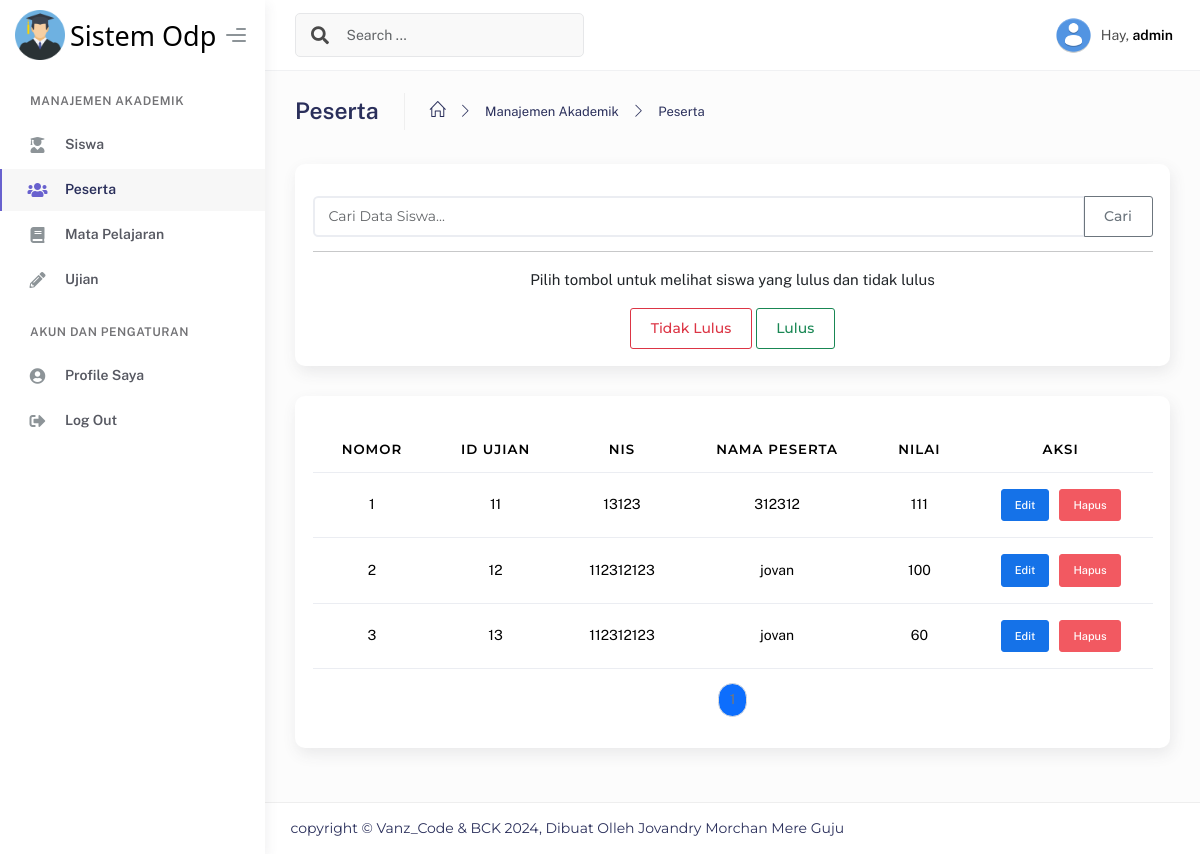
Page /pengguna/admin/peserta.php (signed in) on the committed database.
### tables this page shows
CREATE TABLE `peserta` (
  `id_ujian` int(12) NOT NULL,
  `peserta` varchar(20) NOT NULL,
  `nilai` int(20) NOT NULL
);

CREATE TABLE `siswa` (
  `nis` varchar(20) NOT NULL,
  `nama` varchar(50) NOT NULL,
  `alamat` varchar(100) NOT NULL
);

### pengguna/admin/peserta.php (the view, shortened to what this page needs)
<!DOCTYPE html>
<html lang="en">
<?php include 'fitur/head.php'; ?>
<body>
    <div class="wrapper">
        <?php include 'fitur/sidebar.php'; ?>
        <div class="main-panel">
            <?php include 'fitur/navbar.php'; ?>
            <div class="container">
                <div class="page-inner">
                    <?php include 'fitur/papan_halaman.php'; ?>
                    <div id="load_data">
                        <section class="section">
                            <div class="row">
                                <div class="col-lg-12">
                                    <div class="card">
                                        <div class="card-body text-center">
                                            <form method="GET" action="">
                                                <div class="input-group mt-3">
                                                    <input type="text" class="form-control"
                                                        placeholder="Cari Data Siswa..." name="search"
                                                        value="<?php echo isset($_GET['search']) ? htmlspecialchars($_GET['search']) : ''; ?>">
                                                    <button class="btn btn-outline-secondary"
                                                        type="submit">Cari</button>
                                                </div>
                                            </form>
                                            <hr>
                                            <p>Pilih tombol untuk melihat siswa yang lulus dan tidak lulus</p>
                                            <button class="btn btn-outline-danger" type="submit"
                                                onclick="filterStatus('tidak_lulus')">Tidak Lulus</button>
                                            <button class="btn btn-outline-success" type="submit"
                                                onclick="filterStatus('lulus')">Lulus</button>
                                        </div>
                                    </div>
                                </div>
                            </div>
                        </section>
                        <section class="section">
                            <div class="row">
                                <div class="col-lg-12">
                                    <div class="card">
                                        <div class="card-body" style="overflow-x: hidden;">
                                            <div style="overflow-x: auto;">
                                                <?php
                                                include '../../keamanan/koneksi.php';
                                                $search = isset($_GET['search']) ? $_GET['search'] : '';
                                                $status = isset($_GET['status']) ? $_GET['status'] : '';
                                                $page = isset($_GET['page']) ? (int)$_GET['page'] : 1;
                                                $limit = 10;
                                                $offset = ($page - 1) * $limit;
                                                $nilai_filter = $status === 'lulus' ? 'AND nilai >= 70' : ($status === 'tidak_lulus' ? 'AND nilai < 70' : '');
                                                $query = "
                                SELECT peserta.id_ujian, peserta.peserta, siswa.nama, peserta.nilai
                                FROM peserta
                                JOIN siswa ON peserta.peserta = siswa.nis
                                WHERE (peserta.id_ujian LIKE ? OR peserta.peserta LIKE ? OR siswa.nama LIKE ?)
                                $nilai_filter
                                LIMIT ?, ?";
                                                $stmt = $koneksi->prepare($query);
                                                $search_param = '%' . $search . '%';
                                                $stmt->bind_param("sssii", $search_param, $search_param, $search_param, $offset, $limit);
                                                $stmt->execute();
                                                $result = $stmt->get_result();
                                                $total_query = "
                                SELECT COUNT(*) as total
                                FROM peserta
                                JOIN siswa ON peserta.peserta = siswa.nis
                                WHERE (peserta.id_ujian LIKE ? OR peserta.peserta LIKE ? OR siswa.nama LIKE ?)
                                $nilai_filter";
                                                $stmt_total = $koneksi->prepare($total_query);
                                                $stmt_total->bind_param("sss", $search_param, $search_param, $search_param);
                                                $stmt_total->execute();
                                                $total_result = $stmt_total->get_result();
                                                $total_row = $total_result->fetch_assoc();
                                                $total_pages = ceil($total_row['total'] / $limit);
                                                ?>
                                                <?php if ($result->num_rows > 0): ?>
                                                    <table class="table table-hover text-center mt-3"
                                                        style="border-collapse: separate; border-spacing: 0;">
                                                        <thead>
                                                            <tr>
                                                                <th>Nomor</th>
                                                                <th>ID Ujian</th>
                                                                <th>Nis</th>
                                                                <th>Nama Peserta</th>
                                                                <th>Nilai</th>
                                                                <th>Aksi</th>
                                                            </tr>
                                                        </thead>
                                                        <tbody>
                                                            <?php
                                                            $nomor = $offset + 1;
                                                            while ($row = $result->fetch_assoc()) :
                                                            ?>
                                                                <tr>
                                                                    <td><?php echo $nomor++; ?></td>
                                                                    <td><?php echo htmlspecialchars($row['id_ujian']); ?></td>
                                                                    <td><?php echo htmlspecialchars($row['peserta']); ?></td>
                                                                    <td><?php echo htmlspecialchars($row['nama']); ?></td>
                                                                    <td><?php echo htmlspecialchars($row['nilai']); ?></td>
                                                                    <td
                                                                        style="display: flex; justify-content: center; gap: 10px;">
                                                                        <button class="btn btn-primary btn-sm"
                                                                            onclick="openEditModal('<?php echo $row['id_ujian']; ?>', '<?php echo $row['peserta']; ?>')">Edit</button>
                                                                        <button class="btn btn-danger btn-sm"
                                                                            onclick="hapus('<?php echo $row['id_ujian']; ?>')">Hapus</button>
                                                                    </td>
                                                                </tr>
                                                            <?php endwhile; ?>
                                                        </tbody>
                                                    </table>
                                                <?php else: ?>
                                                    <p class="text-center mt-4">Data tidak ditemukan.</p>
                                                <?php endif; ?>
                                                <nav>
                                                    <ul class="pagination justify-content-center">
                                                        <?php for ($i = 1; $i <= $total_pages; $i++): ?>
                                                            <li
                                                                class="page-item <?php echo ($i == $page) ? 'active' : ''; ?>">
                                                                <a class="page-link"
                                                                    href="?page=<?php echo $i; ?>&search=<?php echo $search; ?>&status=<?php echo $status; ?>"><?php echo $i; ?></a>
                                                            </li>
                                                        <?php endfor; ?>
                                                    </ul>
                                                </nav>
                                            </div>
                                        </div>
                                    </div>
                                </div>
                            </div>
                        </section>
                    </div>
                </div>
            </div>
            <?php include 'fitur/footer.php'; ?>
        </div>
    </div>
</body>
</html>

### pengguna/admin/fitur/navbar.php (shortened to what this page needs)
<?php
include '../../keamanan/koneksi.php';
if (isset($_SESSION['id_admin'])) {
    $id_admin = $_SESSION['id_admin'];
    $query = "SELECT * FROM admin WHERE id_admin = '$id_admin'";
    $result = mysqli_query($koneksi, $query);
    if ($result) {
        if (mysqli_num_rows($result) > 0) {
            $admin = mysqli_fetch_assoc($result);
?>
            <div class="main-header">
                <nav class="navbar navbar-header navbar-header-transparent navbar-expand-lg border-bottom"
                    data-background-color="white">
                    <div class="container-fluid">
                        <nav class="navbar navbar-header-left navbar-expand-lg navbar-form nav-search p-0 d-none d-lg-flex">
                            <div class="input-group">
                                <div class="input-group-prepend">
                                    <button type="submit" class="btn btn-search pe-1">
                                        <i class="fa fa-search search-icon"></i>
                                    </button>
                                </div>
                                <form class="search-form d-flex align-items-center" method="POST" action="fitur/search.php">
                                    <input type="text" name="query" placeholder="Search ..." class="form-control" />
                                </form>
                            </div>
                        </nav>
                        <ul class="navbar-nav topbar-nav ms-md-auto align-items-center">
                            <li class="nav-item topbar-user dropdown hidden-caret">
                                <a class="dropdown-toggle profile-pic" data-bs-toggle="dropdown" href="#" aria-expanded="false">
                                    <div class="avatar-sm">
                                        <?php if (!empty($admin['fp'])): ?>
                                            <img src="../../assets/img/fp_pengguna/admin/<?php echo $admin['fp']; ?>" alt="..."
                                                class="avatar-img rounded-circle" />
                                        <?php else: ?>
                                            <img src="../../assets/img/avatar/avatar.png" alt="..."
                                                class="avatar-img rounded-circle" />
                                        <?php endif; ?>
                                    </div>
                                    <span class="profile-username">
                                        <span class="op-7">Hay,</span>
                                        <span class="fw-bold"><?php echo $admin['nama_lengkap']; ?></span>
                                    </span>
                                </a>
                            </li>
                        </ul>
                    </div>
                </nav>
            </div>
<?php
        } else {
            echo "Tidak ada data admin.";
        }
    } else {
        echo "Gagal mengambil data admin: " . mysqli_error($koneksi);
    }
} else {
    echo "Session id_admin tidak tersedia.";
}
?>

### rows in the picture
peserta: id_ujian "11", peserta "13123", peserta.nama "312312", nilai "111"
peserta: id_ujian "12", peserta "112312123", peserta.nama "jovan", nilai "100"
peserta: id_ujian "13", peserta "112312123", peserta.nama "jovan", nilai "60"

### other values in the picture
$admin['nama_lengkap'] "admin"
$page_title "Peserta"
